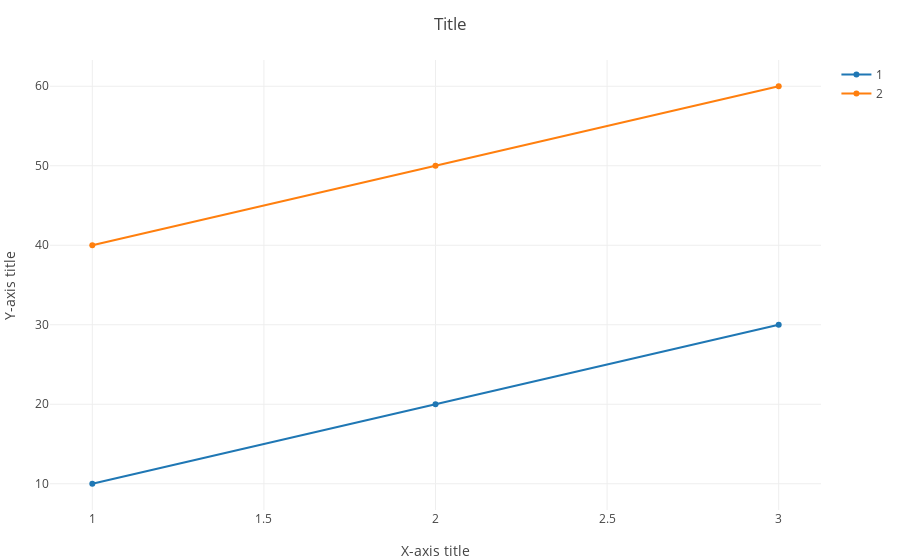

Notebook code cell kept with this figure:
### Code cell
layout = Layout(title = "Title", xaxis_title = "X-axis title", yaxis_title = "Y-axis title")

y_1 = Float64.(y_1)

y_2 = Float64.(y_2)

plot_x_y((y_1, y_2); layout = layout)

### Figure 1 — Plotly figure (JSON) as saved in the notebook; plotly's stock layout.template omitted (floating-point values rounded to 4 significant figures)
{"data": [{"name": "1", "type": "scatter", "x": [1, 2, 3], "y": [10, 20, 30]}, {"name": "2", "type": "scatter", "x": [1, 2, 3], "y": [40, 50, 60]}], "layout": {"autosize": true, "margin": {"b": 50, "l": 50, "r": 50, "t": 60}, "title": {"text": "Title"}, "xaxis": {"autorange": true, "range": [0.8743, 3.126], "title": {"text": "X-axis title"}, "type": "linear"}, "yaxis": {"autorange": true, "range": [6.616, 63.38], "title": {"text": "Y-axis title"}, "type": "linear"}}}
